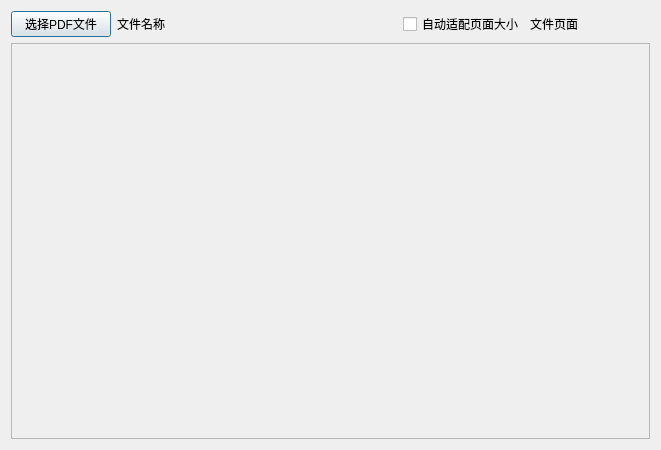
<?xml version="1.0" encoding="UTF-8"?>
<ui version="4.0">
 <class>QPdfiumDemoClass</class>
 <widget class="QDialog" name="QPdfiumDemoClass">
  <property name="geometry">
   <rect>
    <x>0</x>
    <y>0</y>
    <width>661</width>
    <height>450</height>
   </rect>
  </property>
  <property name="windowTitle">
   <string>QPdfiumDemo</string>
  </property>
  <layout class="QVBoxLayout" name="verticalLayout">
   <item>
    <layout class="QHBoxLayout" name="horizontalLayout">
     <item>
      <widget class="QPushButton" name="pushButton_sel">
       <property name="minimumSize">
        <size>
         <width>100</width>
         <height>0</height>
        </size>
       </property>
       <property name="maximumSize">
        <size>
         <width>100</width>
         <height>16777215</height>
        </size>
       </property>
       <property name="text">
        <string>选择PDF文件</string>
       </property>
      </widget>
     </item>
     <item>
      <widget class="QLabel" name="label_filename">
       <property name="text">
        <string>文件名称</string>
       </property>
      </widget>
     </item>
     <item>
      <spacer name="horizontalSpacer">
       <property name="orientation">
        <enum>Qt::Horizontal</enum>
       </property>
       <property name="sizeHint" stdset="0">
        <size>
         <width>40</width>
         <height>20</height>
        </size>
       </property>
      </spacer>
     </item>
     <item>
      <widget class="QCheckBox" name="checkBox">
       <property name="text">
        <string>自动适配页面大小</string>
       </property>
      </widget>
     </item>
     <item>
      <widget class="QLabel" name="label_pagecn">
       <property name="minimumSize">
        <size>
         <width>120</width>
         <height>0</height>
        </size>
       </property>
       <property name="maximumSize">
        <size>
         <width>120</width>
         <height>16777215</height>
        </size>
       </property>
       <property name="text">
        <string>文件页面</string>
       </property>
      </widget>
     </item>
    </layout>
   </item>
   <item>
    <widget class="QScrollArea" name="scrollArea">
     <property name="widgetResizable">
      <bool>true</bool>
     </property>
     <widget class="QWidget" name="scrollAreaWidgetContents">
      <property name="geometry">
       <rect>
        <x>0</x>
        <y>0</y>
        <width>641</width>
        <height>399</height>
       </rect>
      </property>
     </widget>
    </widget>
   </item>
  </layout>
 </widget>
 <layoutdefault spacing="6" margin="11"/>
 <resources>
  <include location="QPdfiumDemo.qrc"/>
 </resources>
 <connections/>
</ui>
